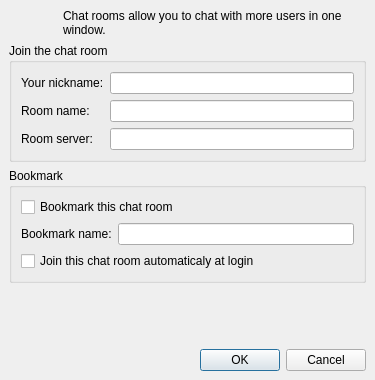
<ui version="4.0" >
 <class>joingroupchat</class>
 <widget class="QDialog" name="joingroupchat" >
  <property name="geometry" >
   <rect>
    <x>0</x>
    <y>0</y>
    <width>375</width>
    <height>380</height>
   </rect>
  </property>
  <property name="windowTitle" >
   <string>Join Chat Room</string>
  </property>
  <layout class="QGridLayout" >
   <property name="margin" >
    <number>9</number>
   </property>
   <property name="spacing" >
    <number>6</number>
   </property>
   <item row="3" column="0" >
    <spacer>
     <property name="orientation" >
      <enum>Qt::Vertical</enum>
     </property>
     <property name="sizeHint" >
      <size>
       <width>20</width>
       <height>40</height>
      </size>
     </property>
    </spacer>
   </item>
   <item row="0" column="0" >
    <widget class="QLabel" name="label" >
     <property name="maximumSize" >
      <size>
       <width>48</width>
       <height>48</height>
      </size>
     </property>
     <property name="text" >
      <string/>
     </property>
     <property name="pixmap" >
      <pixmap>images/48x48/categories/conferences.png</pixmap>
     </property>
    </widget>
   </item>
   <item row="0" column="1" >
    <widget class="QLabel" name="label_2" >
     <property name="text" >
      <string>Chat rooms allow you to chat with more users in one window.</string>
     </property>
     <property name="wordWrap" >
      <bool>true</bool>
     </property>
    </widget>
   </item>
   <item row="1" column="0" colspan="2" >
    <widget class="QGroupBox" name="groupBox" >
     <property name="title" >
      <string>Join the chat room</string>
     </property>
     <layout class="QVBoxLayout" >
      <property name="margin" >
       <number>9</number>
      </property>
      <property name="spacing" >
       <number>6</number>
      </property>
      <item>
       <layout class="QHBoxLayout" >
        <property name="margin" >
         <number>0</number>
        </property>
        <property name="spacing" >
         <number>6</number>
        </property>
        <item>
         <layout class="QVBoxLayout" >
          <property name="margin" >
           <number>0</number>
          </property>
          <property name="spacing" >
           <number>6</number>
          </property>
          <item>
           <widget class="QLabel" name="label_3" >
            <property name="text" >
             <string>Your nickname:</string>
            </property>
           </widget>
          </item>
          <item>
           <widget class="QLabel" name="label_4" >
            <property name="text" >
             <string>Room name:</string>
            </property>
           </widget>
          </item>
          <item>
           <widget class="QLabel" name="label_5" >
            <property name="text" >
             <string>Room server:</string>
            </property>
           </widget>
          </item>
         </layout>
        </item>
        <item>
         <layout class="QVBoxLayout" >
          <property name="margin" >
           <number>0</number>
          </property>
          <property name="spacing" >
           <number>6</number>
          </property>
          <item>
           <widget class="QLineEdit" name="nickname" />
          </item>
          <item>
           <widget class="QLineEdit" name="roomName" />
          </item>
          <item>
           <widget class="QLineEdit" name="serverName" />
          </item>
         </layout>
        </item>
       </layout>
      </item>
     </layout>
    </widget>
   </item>
   <item row="2" column="0" colspan="2" >
    <widget class="QGroupBox" name="groupBox_2" >
     <property name="title" >
      <string>Bookmark</string>
     </property>
     <layout class="QGridLayout" >
      <property name="margin" >
       <number>9</number>
      </property>
      <property name="spacing" >
       <number>6</number>
      </property>
      <item row="1" column="0" >
       <layout class="QHBoxLayout" >
        <property name="margin" >
         <number>0</number>
        </property>
        <property name="spacing" >
         <number>6</number>
        </property>
        <item>
         <widget class="QLabel" name="bookmarkNameLabel" >
          <property name="text" >
           <string>Bookmark name:</string>
          </property>
         </widget>
        </item>
        <item>
         <widget class="QLineEdit" name="bookmarkName" />
        </item>
       </layout>
      </item>
      <item row="0" column="0" >
       <widget class="QCheckBox" name="bookmarkChat" >
        <property name="text" >
         <string>Bookmark this chat room</string>
        </property>
       </widget>
      </item>
      <item row="2" column="0" >
       <widget class="QCheckBox" name="autojoin" >
        <property name="text" >
         <string>Join this chat room automaticaly at login</string>
        </property>
       </widget>
      </item>
     </layout>
    </widget>
   </item>
   <item row="4" column="0" colspan="2" >
    <widget class="QDialogButtonBox" name="buttonBox" >
     <property name="orientation" >
      <enum>Qt::Horizontal</enum>
     </property>
     <property name="standardButtons" >
      <set>QDialogButtonBox::Cancel|QDialogButtonBox::NoButton|QDialogButtonBox::Ok</set>
     </property>
    </widget>
   </item>
  </layout>
 </widget>
 <resources/>
 <connections>
  <connection>
   <sender>buttonBox</sender>
   <signal>accepted()</signal>
   <receiver>joingroupchat</receiver>
   <slot>accept()</slot>
   <hints>
    <hint type="sourcelabel" >
     <x>237</x>
     <y>355</y>
    </hint>
    <hint type="destinationlabel" >
     <x>368</x>
     <y>258</y>
    </hint>
   </hints>
  </connection>
  <connection>
   <sender>buttonBox</sender>
   <signal>rejected()</signal>
   <receiver>joingroupchat</receiver>
   <slot>reject()</slot>
   <hints>
    <hint type="sourcelabel" >
     <x>319</x>
     <y>355</y>
    </hint>
    <hint type="destinationlabel" >
     <x>367</x>
     <y>205</y>
    </hint>
   </hints>
  </connection>
  <connection>
   <sender>bookmarkChat</sender>
   <signal>toggled(bool)</signal>
   <receiver>bookmarkName</receiver>
   <slot>setEnabled(bool)</slot>
   <hints>
    <hint type="sourcelabel" >
     <x>114</x>
     <y>213</y>
    </hint>
    <hint type="destinationlabel" >
     <x>162</x>
     <y>249</y>
    </hint>
   </hints>
  </connection>
  <connection>
   <sender>bookmarkChat</sender>
   <signal>toggled(bool)</signal>
   <receiver>autojoin</receiver>
   <slot>setEnabled(bool)</slot>
   <hints>
    <hint type="sourcelabel" >
     <x>119</x>
     <y>218</y>
    </hint>
    <hint type="destinationlabel" >
     <x>120</x>
     <y>272</y>
    </hint>
   </hints>
  </connection>
 </connections>
</ui>
